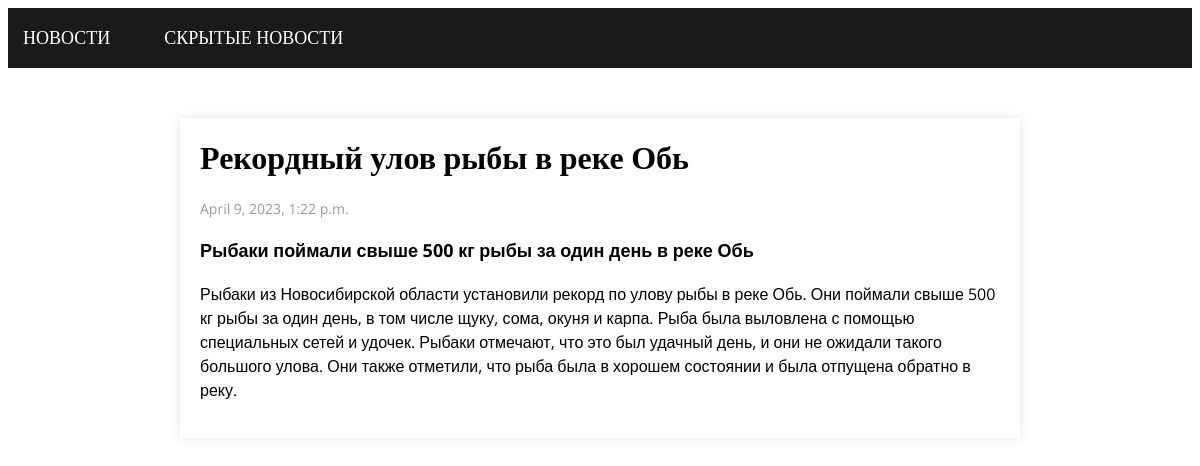
The page /22/ on the database its author committed.
### news/models.py (models this page shows, shortened)
class News(models.Model):
    title = models.CharField(max_length=255)
    url = models.URLField()
    description = models.CharField(max_length=255)
    text = models.TextField()
    pub_date = models.DateTimeField(auto_now_add=True)
    is_displayed = models.BooleanField(default=True)

### news/views.py (the view)
# urls.py: path('<int:pk>/', views.news_detail, name='news_detail'),
def news_detail(request, pk):
    news = get_object_or_404(News, pk=pk)
    context = {'news': news}
    return render(request, 'news_detail.html', context)

### news/templates/news_detail.html (shortened to what this page needs)
{% extends 'base.html' %}
{% load static %}
{% block content %}
  <link rel="stylesheet" type="text/css" href="{% static 'css/news_detail.css' %}"/>
  <div class="news-article">
    <h1 class="article-title">{{ news.title }}</h1>
    <p class="article-date">{{ news.pub_date }}</p>
    <p class="article-description">{{ news.description }}</p>
    <p class="article-text">{{ news.text }}</p>
  </div>
{% endblock %}

### static/css/news_detail.css (style rules this page uses)
.news-article { max-width: 800px; margin: 0 auto; padding: 20px; background-color: #fff; box-shadow: 0 0 10px rgba(0,0,0,0.1); font-family: 'Open Sans', sans-serif; }
.article-title { font-size: 32px; font-weight: bold; margin-top: 0; font-family: 'Merriweather', serif; }
.article-date { color: #999; font-size: 14px; margin-bottom: 20px; }
.article-description { font-size: 18px; font-weight: bold; margin-top: 20px; }
.article-text { font-size: 16px; line-height: 1.5; margin-top: 20px; }

### rows shown on the page
News: title "Рекордный улов рыбы в реке Обь", pub_date "April 9, 2023, 1:22 p.m.", description "Рыбаки поймали свыше 500 кг рыбы за один день в реке Обь", text "Рыбаки из Новосибирской области установили рекорд по улову рыбы в реке Обь. Они поймали свыше 500 кг рыбы за один день, в том числе щуку, сома, окуня и карпа. Рыба была выловлена с помощью специальных сетей и удочек. Рыбаки отмечают, что это был удачный день, и они не ожидали такого большого улова. Они также отметили, что рыба была в хорошем состоянии и была отпущена обратно в реку."
